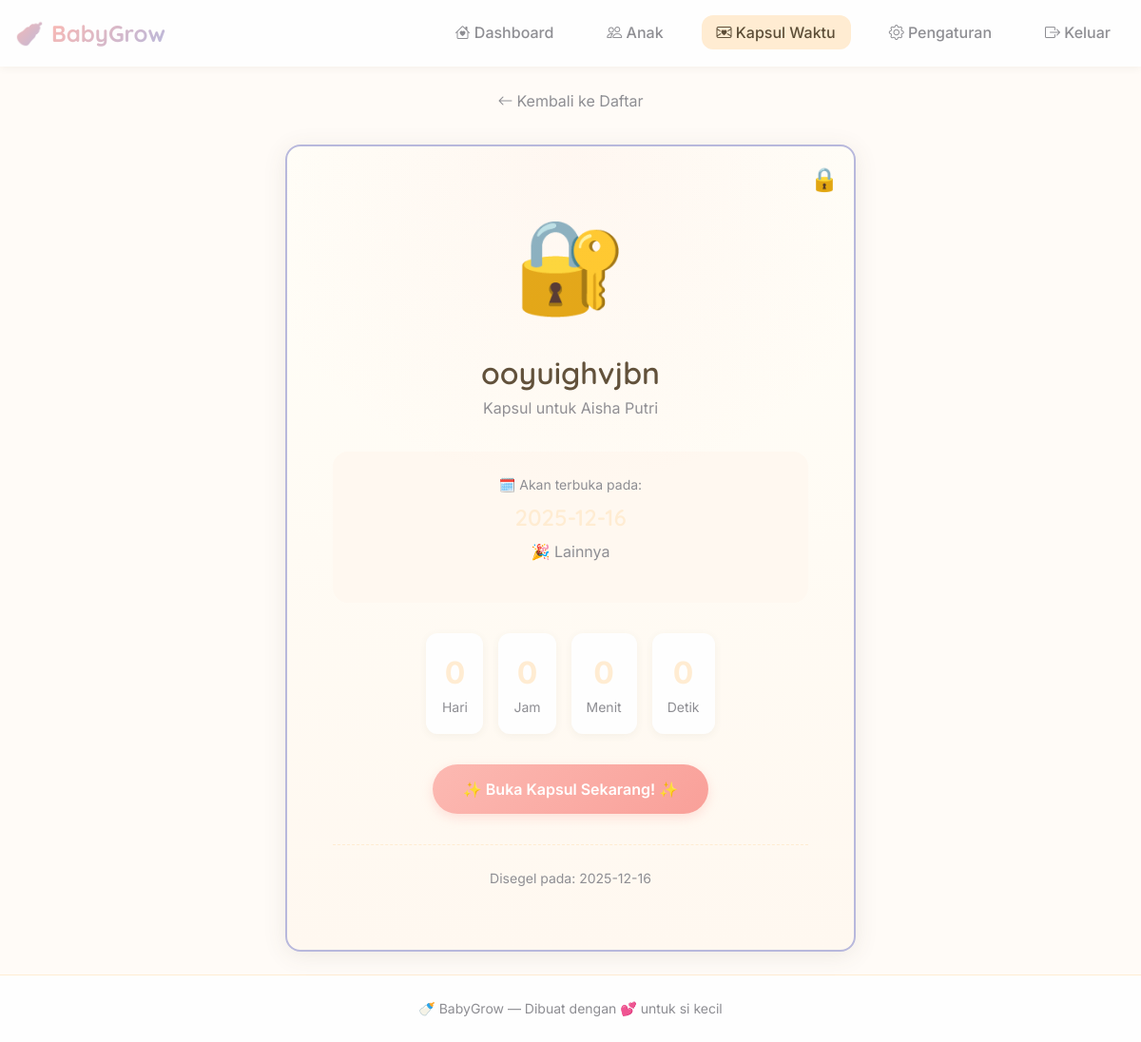
/capsule/1 (signed in), run on the app's committed database.
### tables this page shows
CREATE TABLE time_capsules (
            id INTEGER PRIMARY KEY AUTOINCREMENT,
            child_id INTEGER NOT NULL,
            title TEXT NOT NULL,
            letter_content TEXT,
            unlock_date TEXT NOT NULL,
            unlock_occasion TEXT,
            is_sealed INTEGER DEFAULT 0,
            sealed_at TIMESTAMP,
            opened_at TIMESTAMP,
            created_at TIMESTAMP DEFAULT CURRENT_TIMESTAMP
        );

CREATE TABLE children (
            id INTEGER PRIMARY KEY AUTOINCREMENT,
            user_id INTEGER,
            name TEXT,
            dob TEXT,
            gender TEXT
        );

### app.py (the view)
@app.route('/capsule/<int:capsule_id>')
def capsule_view(capsule_id):
    db = get_db()
    user_id = session.get('user_id')
    if not user_id:
        return redirect(url_for('login'))
    cur = db.execute('''
        SELECT tc.*, c.name as child_name
        FROM time_capsules tc
        JOIN children c ON tc.child_id = c.id
        WHERE tc.id = ? AND c.user_id = ?
    ''', (capsule_id, user_id))
    capsule = cur.fetchone()
    if not capsule:
        flash('Kapsul tidak ditemukan.')
        return redirect(url_for('capsule_list'))
    cur = db.execute('SELECT * FROM capsule_media WHERE capsule_id = ?', (capsule_id,))
    media = cur.fetchall()
    from datetime import datetime
    is_sealed = capsule['is_sealed'] if isinstance(capsule, dict) else capsule[7]
    unlock_date_str = capsule['unlock_date'] if isinstance(capsule, dict) else capsule[4]
    if is_sealed:
        unlock_date = datetime.strptime(unlock_date_str, '%Y-%m-%d')
        can_open = datetime.now() >= unlock_date
        return render_template('capsule_sealed.html', capsule=capsule, media=media, can_open=can_open)
    return render_template('capsule_edit.html', capsule=capsule, media=media)

### db.py (called while the page is built)
def get_db():
    db = getattr(g, '_database', None)
    if db is None:
        if DB_TYPE == 'mysql':
            import mysql.connector
            host = os.environ.get('MYSQL_HOST', 'localhost')
            port = int(os.environ.get('MYSQL_PORT', '3306'))
            user = os.environ.get('MYSQL_USER', 'root')
            password = os.environ.get('MYSQL_PASSWORD', '')
            database = os.environ.get('MYSQL_DB', 'balita_db')
            conn = mysql.connector.connect(
                host=host,
                port=port,
                user=user,
                password=password,
                database=database
            )
            db = MySQLDBWrapper(conn)
        else:
            os.makedirs(DATABASE_DIR, exist_ok=True)
            conn = sqlite3.connect(DATABASE)
            conn.row_factory = sqlite3.Row
            db = conn
        g._database = db
    return db

def close_connection(exception):
    db = getattr(g, '_database', None)
    if db is not None:
        try:
            db.close()
        except Exception:
            pass

### templates/capsule_sealed.html (shortened to what this page needs)
{% extends 'base.html' %}
{% block content %}
<div class="container animate-fadeIn">
    <div style="max-width: 600px; margin: 0 auto; text-align: center;">
        {% set cap_id = capsule.id if capsule.id else capsule[0] %}
        {% set cap_title = capsule.title if capsule.title else capsule[2] %}
        {% set cap_unlock = capsule.unlock_date if capsule.unlock_date else capsule[4] %}
        {% set cap_occasion = capsule.unlock_occasion if capsule.unlock_occasion else capsule[5] %}
        {% set cap_child = capsule.child_name if capsule.child_name else capsule[10] %}
        {% set cap_sealed = capsule.sealed_at if capsule.sealed_at else capsule[7] %}
        <a href="{{ url_for('capsule_list') }}" class="text-muted" style="display: inline-flex; align-items: center; gap: var(--space-xs); margin-bottom: var(--space-xl);">
            <i class="bi bi-arrow-left"></i> Kembali ke Daftar
        </a>
        <div class="card capsule-card capsule-sealed" style="padding: var(--space-2xl);">
            <div class="capsule-seal-animation">
                <div style="font-size: 6rem; margin-bottom: var(--space-md); animation: pulse 2s infinite;">
                    🔐
                </div>
            </div>
            <h1 style="margin-bottom: var(--space-xs);">{{ cap_title }}</h1>
            <p class="text-muted">Kapsul untuk {{ cap_child }}</p>
            <div class="countdown-box" style="margin: var(--space-xl) 0; padding: var(--space-lg); background: var(--color-cream); border-radius: var(--radius-lg);">
                <p class="text-sm text-muted" style="margin-bottom: var(--space-sm);">🗓️ Akan terbuka pada:</p>
                <h2 style="color: var(--color-primary); margin: 0;">{{ cap_unlock }}</h2>
                {% if cap_occasion %}
                <p class="text-muted" style="margin-top: var(--space-sm);">🎉 {{ cap_occasion }}</p>
                {% endif %}
            </div>
            <div id="countdown" style="display: flex; justify-content: center; gap: var(--space-md); margin-bottom: var(--space-xl);">
                <div class="countdown-item">
                    <div id="days" style="font-size: 2rem; font-weight: bold; color: var(--color-primary);">--</div>
                    <div class="text-sm text-muted">Hari</div>
                </div>
                <div class="countdown-item">
                    <div id="hours" style="font-size: 2rem; font-weight: bold; color: var(--color-primary);">--</div>
                    <div class="text-sm text-muted">Jam</div>
                </div>
                <div class="countdown-item">
                    <div id="minutes" style="font-size: 2rem; font-weight: bold; color: var(--color-primary);">--</div>
                    <div class="text-sm text-muted">Menit</div>
                </div>
                <div class="countdown-item">
                    <div id="seconds" style="font-size: 2rem; font-weight: bold; color: var(--color-primary);">--</div>
                    <div class="text-sm text-muted">Detik</div>
                </div>
            </div>
            {% if can_open %}
            <div style="animation: bounce 1s infinite;">
                <form method="POST" action="{{ url_for('capsule_open', capsule_id=cap_id) }}">
                    <button type="submit" class="btn btn-primary btn-lg">
                        ✨ Buka Kapsul Sekarang! ✨
                    </button>
                </form>
            </div>
            {% else %}
            <p class="text-muted">
                🔒 Kapsul ini masih tersegel. Bersabarlah hingga waktunya tiba.
            </p>
            {% endif %}
            <div style="margin-top: var(--space-xl); padding-top: var(--space-lg); border-top: 1px dashed var(--color-peach);">
                <p class="text-sm text-muted">
                    Disegel pada: {{ cap_sealed[:10] if cap_sealed else 'Tidak diketahui' }}
                </p>
            </div>
        </div>
    </div>
</div>
{% endblock %}

### static/css/style.css (style rules this page uses)
:root { --color-peach: #ffecd2; --color-peach-dark: #ffd9b3; --color-blush: #fcb9b2; --color-blush-dark: #f9a099; --color-lavender: #b8b8dc; --color-lavender-dark: #9999c9; --color-mint: #b5ead7; --color-mint-dark: #8edcc2; --color-cream: #fff8f0; --color-cloud: #fefefe; --color-text-primary: #5d4e37; --color-text-secondary: #8e8e93; --color-text-light: #b5a99a; --color-text-white: #ffffff; --color-success: #7bc67e; --color-warning: #ffd166; --color-error: #ef767a; --color-info: #6b9ac4; --shadow-sm: 0 2px 8px rgba(93, 78, 55, 0.06); --shadow-md: 0 4px 20px rgba(93, 78, 55, 0.08); --shadow-lg: 0 8px 40px rgba(93, 78, 55, 0.12); --shadow-card: 0 4px 24px rgba(93, 78, 55, 0.1); --radius-sm: 8px; --radius-md: 12px; --radius-lg: 16px; --radius-xl: 24px; --radius-full: 9999px; --space-xs: 4px; --space-sm: 8px; --space-md: 16px; --space-lg: 24px; --space-xl: 32px; --space-2xl: 48px; --transition-fast: 0.15s ease; --transition-normal: 0.25s ease; --transition-slow: 0.4s ease; --font-heading: "Quicksand", "Nunito", -apple-system, BlinkMacSystemFont, sans-serif; --font-body: "Inter", "Nunito Sans", -apple-system, BlinkMacSystemFont, sans-serif; }
.theme-peach { --color-primary: #ffecd2; --color-primary-dark: #ffd9b3; --color-background: #fffbf7; }
*, *::before, *::after { box-sizing: border-box; }
html { font-size: 16px; scroll-behavior: smooth; }
body { font-family: var(--font-body); background: var(--color-background, var(--color-cream)); color: var(--color-text-primary); line-height: 1.6; margin: 0; padding: 0; min-height: 100vh; }
h1, h2, h3, h4, h5, h6 { font-family: var(--font-heading); font-weight: 600; line-height: 1.3; margin: 0 0 var(--space-md); color: var(--color-text-primary); }
h1 { font-size: 2rem; }
h2 { font-size: 1.5rem; }
p { margin: 0 0 var(--space-md); }
a { color: var(--color-primary-dark, var(--color-blush-dark)); text-decoration: none; transition: color var(--transition-fast); }
.container { width: 100%; max-width: 1200px; margin: 0 auto; padding: 0 var(--space-md); }
.card { background: var(--color-cloud); border-radius: var(--radius-lg); box-shadow: var(--shadow-card); padding: var(--space-lg); transition: transform var(--transition-normal), box-shadow var(--transition-normal); }
.btn { display: inline-flex; align-items: center; justify-content: center; gap: var(--space-sm); padding: var(--space-sm) var(--space-lg); border: none; border-radius: var(--radius-full); font-family: var(--font-body); font-size: 0.875rem; font-weight: 600; cursor: pointer; transition: all var(--transition-fast); text-decoration: none; }
.btn-primary { background: linear-gradient( 135deg, var(--color-blush), var(--color-blush-dark) ); color: var(--color-text-white); box-shadow: 0 4px 12px rgba(252, 185, 178, 0.4); }
.btn-lg { padding: var(--space-md) var(--space-xl); font-size: 1rem; }
.capsule-card { position: relative; overflow: hidden; }
.capsule-card::before { content: ""; position: absolute; top: 0; left: 0; right: 0; height: 4px; background: linear-gradient(90deg, var(--color-lavender), var(--color-blush)); }
.capsule-sealed { background: linear-gradient( 135deg, var(--color-lavender) 0%, var(--color-cloud) 100% ); }
.capsule-sealed::after { content: "🔒"; position: absolute; top: var(--space-md); right: var(--space-md); font-size: 1.5rem; }
.countdown-item { text-align: center; padding: var(--space-md); background: var(--color-peach); border-radius: var(--radius-md); min-width: 60px; }
.animate-fadeIn { animation: fadeIn 0.5s ease; }
.text-sm { font-size: 0.875rem; }
.text-muted { color: var(--color-text-secondary); }
.capsule-card { position: relative; overflow: hidden; background: linear-gradient(180deg, #FFFEF8 0%, var(--color-cream) 100%); border: 2px dashed var(--color-peach-dark); }
.capsule-card::before { content: ''; position: absolute; top: -50%; right: -50%; width: 100%; height: 100%; background: radial-gradient(circle, rgba(252, 185, 178, 0.1) 0%, transparent 70%); pointer-events: none; }
.capsule-sealed { border-style: solid; border-color: var(--color-lavender); }
.countdown-item { background: var(--color-cloud); padding: var(--space-md); border-radius: var(--radius-md); min-width: 60px; text-align: center; box-shadow: var(--shadow-sm); }

### data on the page
time_capsules: title "ooyuighvjbn", unlock_occasion "Lainnya", sealed_at "2025-12-16"
children: name "Aisha Putri"
